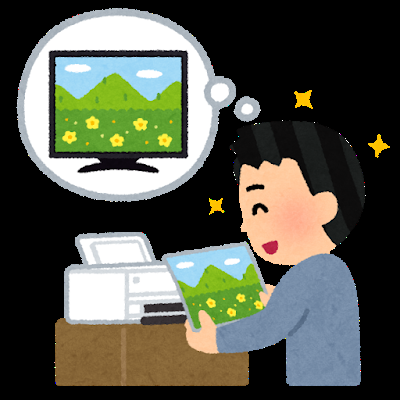
#> input picture opencv/image.png, 400 x 400 px
$ python show_rgb.py
#> lines starting #> are read from the running program, lines starting #| are printed output that depends on the picture
import cv2
import numpy as np
import matplotlib.pyplot as plt

img = cv2.imread('image.png')
#> img is the input picture: shape (400, 400, 3); mean B, G, R 76.5, 88.4, 86
b,g,r = cv2.split(img)
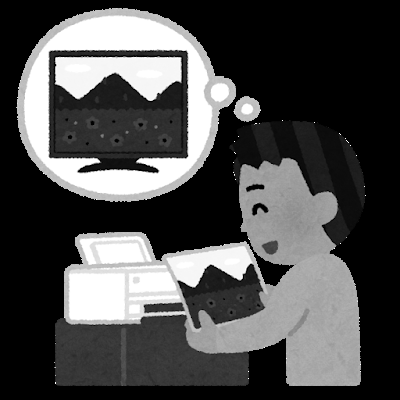
#> b: shape (400, 400); min 0, max 255, mean 76.5
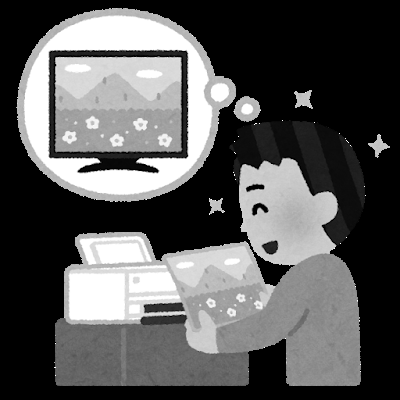
#> g: shape (400, 400); min 0, max 255, mean 88.4
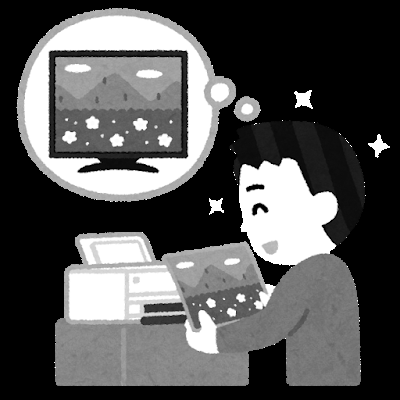
#> r: shape (400, 400); min 0, max 255, mean 86
img2 = cv2.merge([r,g,b])
# 121→1行2列で1番目の領域に描画
# https://stats.biopapyrus.jp/python/subplot.html
plt.subplot(131);plt.imshow(r) # expects distorted color
plt.subplot(132);plt.imshow(g) # expect true color
plt.subplot(133);plt.imshow(b) # expect true color
plt.show()
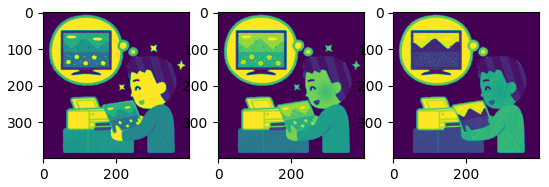
#> figure drawn by matplotlib, 3 panels
